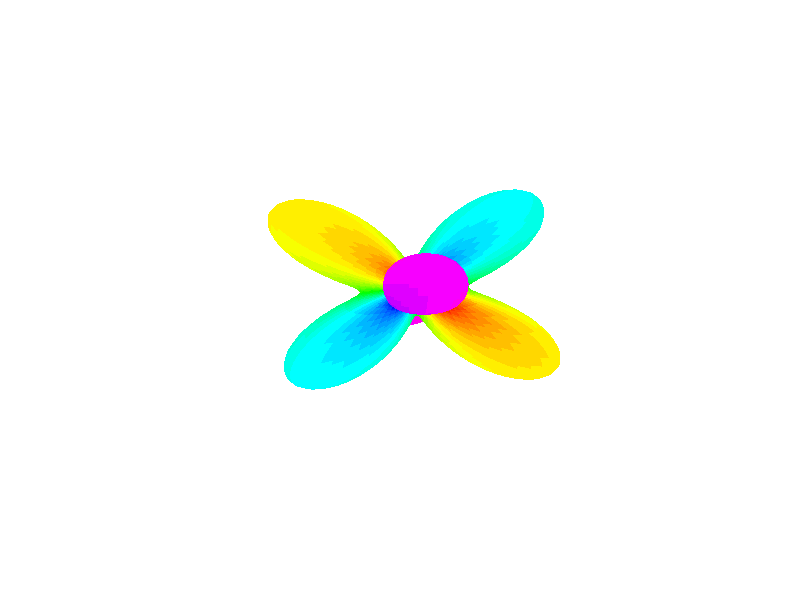

MATLAB code for this plot: (Note: this script raises an error after producing the figure.)
% Grid points
nx = 128;
ny = 128;

% Spinor components
zetaP2 = sqrt(2 / 3) * ones(nx, ny);
zetaP1 = zeros(nx, ny);
zeta0 = zeros(nx, ny);
zetaM1 = ones(nx, ny);
zetaM2 = sqrt(1 / 3) * zeros(nx, ny);

% discretize sphere surface
resolution = 100;
delta = pi/resolution;
theta = 0:delta:pi; % altitude
phi = 0:2*delta:2*pi; % azimuth
[phi,theta] = meshgrid(phi,theta);

% Spin-2 spherical harmonics
Y_2p2 = 0.25 * sqrt(15 / (2*pi)).* exp(2j * phi).* sin(theta).^2;
Y_2p1 = -0.5 * sqrt(15 / (2*pi)) * exp(1j * phi).* sin(theta).*cos(theta);
Y_2p0 = 0.25 * sqrt(5 / pi) * (3 * cos(theta).^2 - 1);
Y_2m1 = 0.5 * sqrt(15 / (2*pi)) * exp(-1j * phi).* sin(theta).*cos(theta);
Y_2m2 = 0.25 * sqrt(15 / (2*pi)).* exp(-2j * phi).* sin(theta).^2;

% Plot spherical harmonic
zsph = zetaP2(64, 64).* Y_2p2 ...
    + zetaP1(64, 64).* Y_2p1 ...
    + zeta0(64, 64).* Y_2p0 ...
    + zetaM1(64, 64).* Y_2m1 ...
    + zetaM2(64, 64).* Y_2m2;

scale = 1.0;
zsph = zsph * scale;
xx = abs(zsph).^2.*sin(theta).*cos(phi);
yy = abs(zsph).^2.*sin(theta).*sin(phi);
zz = abs(zsph).^2.*cos(theta);

h = surf(xx,yy,zz,angle(zsph));
set(h, 'LineStyle','none')
axis off;
colormap(hsv);
clim([-pi pi]);
camlight left
camlight right
lighting phong
daspect([1 1 1]);
view(-23, 30);
exportgraphics(gca, '../../../thesis_tikz/gfx/C2-spherical.pdf');

